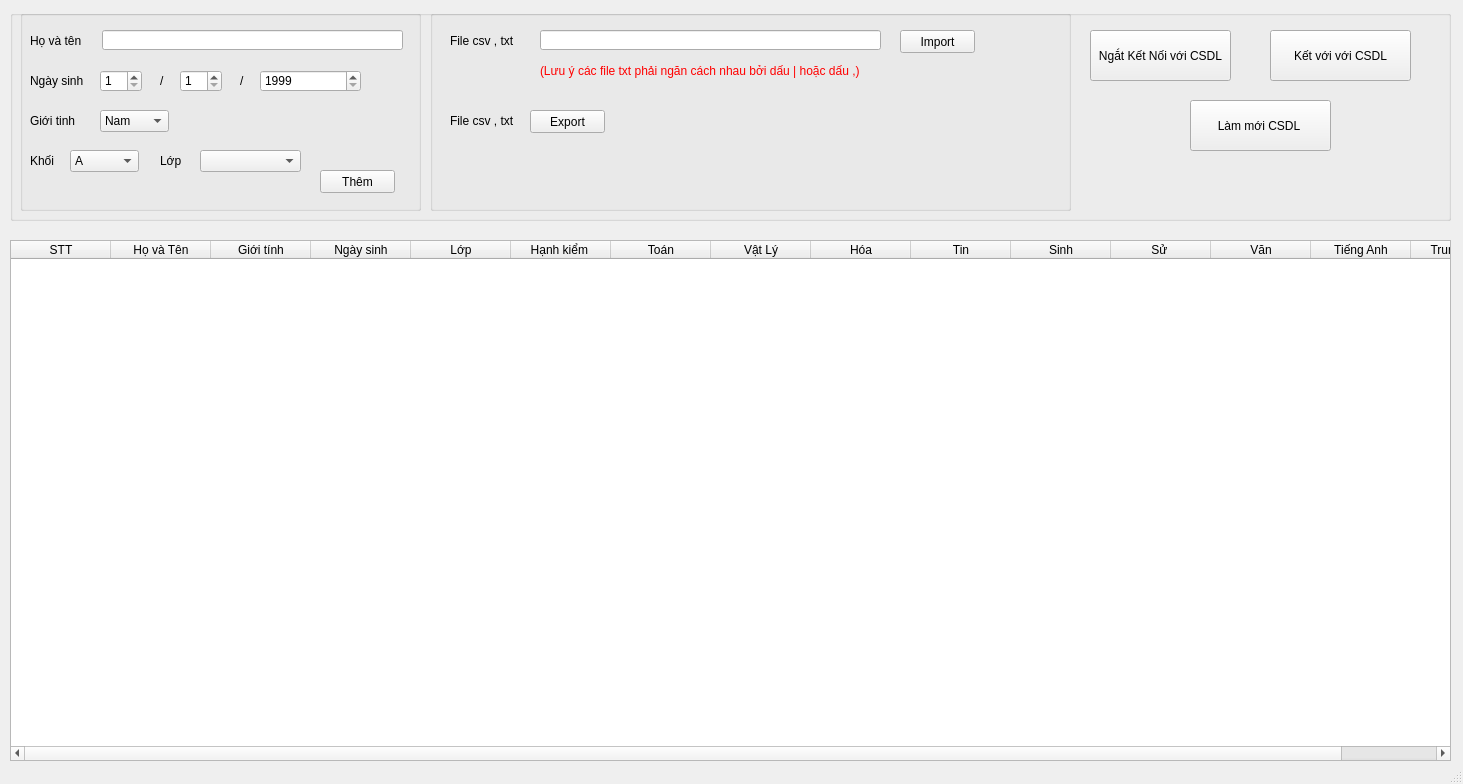
<?xml version="1.0" encoding="UTF-8"?>
<ui version="4.0">
 <class>MainWindow</class>
 <widget class="QMainWindow" name="MainWindow">
  <property name="geometry">
   <rect>
    <x>0</x>
    <y>0</y>
    <width>1463</width>
    <height>784</height>
   </rect>
  </property>
  <property name="windowTitle">
   <string>MainWindow</string>
  </property>
  <widget class="QWidget" name="centralwidget">
   <widget class="QGroupBox" name="groupBox">
    <property name="geometry">
     <rect>
      <x>10</x>
      <y>10</y>
      <width>1441</width>
      <height>211</height>
     </rect>
    </property>
    <property name="title">
     <string/>
    </property>
    <widget class="QGroupBox" name="groupBox_2">
     <property name="geometry">
      <rect>
       <x>10</x>
       <y>0</y>
       <width>401</width>
       <height>201</height>
      </rect>
     </property>
     <property name="title">
      <string/>
     </property>
     <widget class="QLabel" name="label">
      <property name="geometry">
       <rect>
        <x>10</x>
        <y>20</y>
        <width>61</width>
        <height>21</height>
       </rect>
      </property>
      <property name="styleSheet">
       <string notr="true">font: 75 9pt &quot;Tahoma&quot;;</string>
      </property>
      <property name="text">
       <string>Họ và tên</string>
      </property>
     </widget>
     <widget class="QLineEdit" name="lineEdit">
      <property name="geometry">
       <rect>
        <x>82</x>
        <y>20</y>
        <width>301</width>
        <height>20</height>
       </rect>
      </property>
      <property name="dragEnabled">
       <bool>false</bool>
      </property>
      <property name="clearButtonEnabled">
       <bool>true</bool>
      </property>
     </widget>
     <widget class="QLabel" name="label_2">
      <property name="geometry">
       <rect>
        <x>10</x>
        <y>60</y>
        <width>61</width>
        <height>21</height>
       </rect>
      </property>
      <property name="styleSheet">
       <string notr="true">font: 75 9pt &quot;Tahoma&quot;;</string>
      </property>
      <property name="text">
       <string>Ngày sinh</string>
      </property>
     </widget>
     <widget class="QSpinBox" name="ngay">
      <property name="geometry">
       <rect>
        <x>80</x>
        <y>60</y>
        <width>42</width>
        <height>22</height>
       </rect>
      </property>
      <property name="minimum">
       <number>1</number>
      </property>
      <property name="maximum">
       <number>31</number>
      </property>
     </widget>
     <widget class="QLabel" name="label_3">
      <property name="geometry">
       <rect>
        <x>140</x>
        <y>60</y>
        <width>20</width>
        <height>21</height>
       </rect>
      </property>
      <property name="styleSheet">
       <string notr="true">font: 75 9pt &quot;Tahoma&quot;;</string>
      </property>
      <property name="text">
       <string>/</string>
      </property>
     </widget>
     <widget class="QSpinBox" name="thang">
      <property name="geometry">
       <rect>
        <x>160</x>
        <y>60</y>
        <width>42</width>
        <height>22</height>
       </rect>
      </property>
      <property name="minimum">
       <number>1</number>
      </property>
      <property name="maximum">
       <number>12</number>
      </property>
     </widget>
     <widget class="QLabel" name="label_4">
      <property name="geometry">
       <rect>
        <x>220</x>
        <y>60</y>
        <width>21</width>
        <height>21</height>
       </rect>
      </property>
      <property name="styleSheet">
       <string notr="true">font: 75 9pt &quot;Tahoma&quot;;</string>
      </property>
      <property name="text">
       <string>/</string>
      </property>
     </widget>
     <widget class="QSpinBox" name="nam">
      <property name="geometry">
       <rect>
        <x>240</x>
        <y>60</y>
        <width>101</width>
        <height>22</height>
       </rect>
      </property>
      <property name="minimum">
       <number>1999</number>
      </property>
      <property name="maximum">
       <number>2007</number>
      </property>
     </widget>
     <widget class="QLabel" name="label_5">
      <property name="geometry">
       <rect>
        <x>10</x>
        <y>100</y>
        <width>61</width>
        <height>21</height>
       </rect>
      </property>
      <property name="styleSheet">
       <string notr="true">font: 75 9pt &quot;Tahoma&quot;;</string>
      </property>
      <property name="text">
       <string>Giới tinh</string>
      </property>
     </widget>
     <widget class="QComboBox" name="comboBox">
      <property name="geometry">
       <rect>
        <x>80</x>
        <y>100</y>
        <width>69</width>
        <height>22</height>
       </rect>
      </property>
      <item>
       <property name="text">
        <string>Nam</string>
       </property>
      </item>
      <item>
       <property name="text">
        <string>Nữ</string>
       </property>
      </item>
     </widget>
     <widget class="QLabel" name="label_6">
      <property name="geometry">
       <rect>
        <x>10</x>
        <y>140</y>
        <width>41</width>
        <height>21</height>
       </rect>
      </property>
      <property name="styleSheet">
       <string notr="true">font: 75 9pt &quot;Tahoma&quot;;</string>
      </property>
      <property name="text">
       <string>Khối</string>
      </property>
     </widget>
     <widget class="QComboBox" name="comboBox_2">
      <property name="geometry">
       <rect>
        <x>50</x>
        <y>140</y>
        <width>69</width>
        <height>22</height>
       </rect>
      </property>
      <item>
       <property name="text">
        <string>A</string>
       </property>
      </item>
      <item>
       <property name="text">
        <string>C</string>
       </property>
      </item>
      <item>
       <property name="text">
        <string>D</string>
       </property>
      </item>
     </widget>
     <widget class="QLabel" name="label_7">
      <property name="geometry">
       <rect>
        <x>140</x>
        <y>140</y>
        <width>41</width>
        <height>21</height>
       </rect>
      </property>
      <property name="styleSheet">
       <string notr="true">font: 75 9pt &quot;Tahoma&quot;;</string>
      </property>
      <property name="text">
       <string>Lớp</string>
      </property>
     </widget>
     <widget class="QComboBox" name="comboBox_3">
      <property name="geometry">
       <rect>
        <x>180</x>
        <y>140</y>
        <width>101</width>
        <height>22</height>
       </rect>
      </property>
     </widget>
     <widget class="QPushButton" name="pushButton_4">
      <property name="geometry">
       <rect>
        <x>300</x>
        <y>160</y>
        <width>75</width>
        <height>23</height>
       </rect>
      </property>
      <property name="text">
       <string>Thêm</string>
      </property>
     </widget>
    </widget>
    <widget class="QGroupBox" name="groupBox_3">
     <property name="geometry">
      <rect>
       <x>420</x>
       <y>0</y>
       <width>641</width>
       <height>201</height>
      </rect>
     </property>
     <property name="title">
      <string/>
     </property>
     <widget class="QLabel" name="label_8">
      <property name="geometry">
       <rect>
        <x>20</x>
        <y>20</y>
        <width>81</width>
        <height>21</height>
       </rect>
      </property>
      <property name="styleSheet">
       <string notr="true">font: 75 9pt &quot;Tahoma&quot;;</string>
      </property>
      <property name="text">
       <string>File csv , txt</string>
      </property>
     </widget>
     <widget class="QLineEdit" name="lineEdit_2">
      <property name="geometry">
       <rect>
        <x>110</x>
        <y>20</y>
        <width>341</width>
        <height>20</height>
       </rect>
      </property>
     </widget>
     <widget class="QPushButton" name="pushButton">
      <property name="geometry">
       <rect>
        <x>470</x>
        <y>20</y>
        <width>75</width>
        <height>23</height>
       </rect>
      </property>
      <property name="text">
       <string>Import</string>
      </property>
     </widget>
     <widget class="QLabel" name="label_9">
      <property name="geometry">
       <rect>
        <x>110</x>
        <y>50</y>
        <width>341</width>
        <height>21</height>
       </rect>
      </property>
      <property name="styleSheet">
       <string notr="true">font: 75 9pt &quot;Tahoma&quot;;
color: rgb(255, 0, 0);</string>
      </property>
      <property name="text">
       <string>(Lưu ý các file txt phải ngăn cách nhau bởi dấu | hoặc dấu ,)</string>
      </property>
     </widget>
     <widget class="QLabel" name="label_10">
      <property name="geometry">
       <rect>
        <x>20</x>
        <y>100</y>
        <width>81</width>
        <height>21</height>
       </rect>
      </property>
      <property name="styleSheet">
       <string notr="true">font: 75 9pt &quot;Tahoma&quot;;</string>
      </property>
      <property name="text">
       <string>File csv , txt</string>
      </property>
     </widget>
     <widget class="QPushButton" name="pushButton_2">
      <property name="geometry">
       <rect>
        <x>100</x>
        <y>100</y>
        <width>75</width>
        <height>23</height>
       </rect>
      </property>
      <property name="text">
       <string>Export</string>
      </property>
     </widget>
    </widget>
    <widget class="QPushButton" name="disconnect_CSDL">
     <property name="geometry">
      <rect>
       <x>1080</x>
       <y>20</y>
       <width>141</width>
       <height>51</height>
      </rect>
     </property>
     <property name="text">
      <string>Ngắt Kết Nối với CSDL</string>
     </property>
    </widget>
    <widget class="QPushButton" name="connect_CSDL">
     <property name="geometry">
      <rect>
       <x>1260</x>
       <y>20</y>
       <width>141</width>
       <height>51</height>
      </rect>
     </property>
     <property name="text">
      <string>Kết với với CSDL</string>
     </property>
    </widget>
    <widget class="QPushButton" name="refesh_CSDL">
     <property name="geometry">
      <rect>
       <x>1180</x>
       <y>90</y>
       <width>141</width>
       <height>51</height>
      </rect>
     </property>
     <property name="text">
      <string>Làm mới CSDL </string>
     </property>
    </widget>
   </widget>
   <widget class="QTableWidget" name="tableWidget">
    <property name="geometry">
     <rect>
      <x>10</x>
      <y>240</y>
      <width>1441</width>
      <height>521</height>
     </rect>
    </property>
    <attribute name="horizontalHeaderVisible">
     <bool>true</bool>
    </attribute>
    <attribute name="verticalHeaderVisible">
     <bool>false</bool>
    </attribute>
    <column>
     <property name="text">
      <string>STT</string>
     </property>
    </column>
    <column>
     <property name="text">
      <string>Họ và Tên</string>
     </property>
    </column>
    <column>
     <property name="text">
      <string>Giới tính</string>
     </property>
    </column>
    <column>
     <property name="text">
      <string>Ngày sinh</string>
     </property>
    </column>
    <column>
     <property name="text">
      <string>Lớp</string>
     </property>
    </column>
    <column>
     <property name="text">
      <string>Hạnh kiểm </string>
     </property>
    </column>
    <column>
     <property name="text">
      <string>Toán</string>
     </property>
    </column>
    <column>
     <property name="text">
      <string>Vật Lý</string>
     </property>
    </column>
    <column>
     <property name="text">
      <string>Hóa</string>
     </property>
    </column>
    <column>
     <property name="text">
      <string>Tin</string>
     </property>
    </column>
    <column>
     <property name="text">
      <string>Sinh</string>
     </property>
    </column>
    <column>
     <property name="text">
      <string>Sử </string>
     </property>
    </column>
    <column>
     <property name="text">
      <string>Văn</string>
     </property>
    </column>
    <column>
     <property name="text">
      <string>Tiếng Anh</string>
     </property>
    </column>
    <column>
     <property name="text">
      <string>Trung bình </string>
     </property>
    </column>
   </widget>
  </widget>
  <widget class="QStatusBar" name="statusbar"/>
 </widget>
 <resources/>
 <connections/>
</ui>
